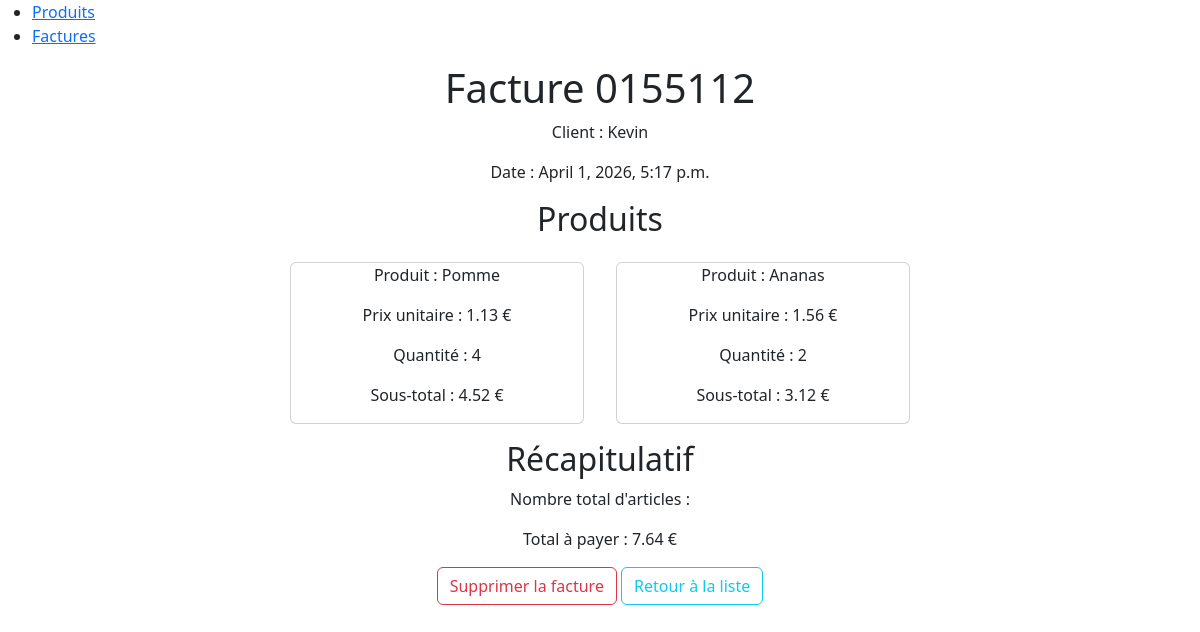
The app's page /factures/3/ with its own data.
### invoices/models.py (models this page shows, shortened)
class Invoice(models.Model):
    number = models.CharField(max_length=50,unique=True)
    client_name= models.CharField(max_length=200)
    creation_date=models.DateTimeField(auto_now_add=True)
    def total(self):
        return  sum(item.sub_total() for item in self.invoiceitem_set.all())

class InvoiceItem(models.Model):
    invoice = models.ForeignKey(Invoice, on_delete=models.CASCADE)
    product = models.ForeignKey(Product,on_delete=models.CASCADE)
    quantity = models.PositiveIntegerField(default=1)
    def sub_total(self):
        return self.product.price * self.quantity

### products/models.py (models this page shows, shortened)
class Product(models.Model):
    name = models.CharField(max_length=200)
    price = models.DecimalField(max_digits=10, decimal_places=2)
    expiration_date = models.DateField()

### invoices/views.py (the view)
# urls.py: path('<int:id>/', views.invoice_detail, name='invoice_detail'),
def invoice_detail(request,id):
    invoice = get_object_or_404(Invoice, pk=id)
    items = invoice.invoiceitem_set.select_related('product').all()
    return render(request,'invoices/invoice_detail.html',{'invoice':invoice, 'items' :items})

### templates/invoices/invoice_detail.html (shortened to what this page needs)
{% extends 'base.html' %}
{% block content %}
    <h1 class="text-center">Facture {{ invoice.number }}</h1>
    <p class="text-center">Client : {{ invoice.client_name }}</p>
    <p class="text-center">Date : {{ invoice.creation_date }}</p>
    <h2 class=" container text-center">Produits</h2>
    <div class="container-fluid d-flex justify-content-center flex-wrap">
        {% for item in items %}
        <div class="card row col-3 m-3 text-center">
            <p>Produit : {{ item.product.name }}</p>
            <p>Prix unitaire : {{ item.product.price }} €</p>
            <p>Quantité : {{ item.quantity }}</p>
            <p>Sous-total : {{ item.sub_total }} €</p>
        </div>
        {% endfor %}
    </div>
    <div class="container-fluid justify-content-center text-center">
        <h2>Récapitulatif</h2>
        <p>Nombre total d'articles : {{ invoice.total_quantity }}</p>
        <p class="bg-">Total à payer : {{ invoice.total }} €</p>
        <a href="{% url 'invoice_delete' invoice.id %}" class="btn btn-outline-danger">Supprimer la facture</a>
        <a href="{% url 'invoice_list' %}" class=" btn btn-outline-info">Retour à la liste</a>
    </div>
{% endblock %}

### records on screen
Invoice: number "0155112", client_name "Kevin", creation_date "April 1, 2026, 5:17 p.m.", total "7.64"
InvoiceItem: product.name "Pomme", product.price "1.13", quantity "4", sub_total "4.52"
InvoiceItem: product.name "Ananas", product.price "1.56", quantity "2", sub_total "3.12"
